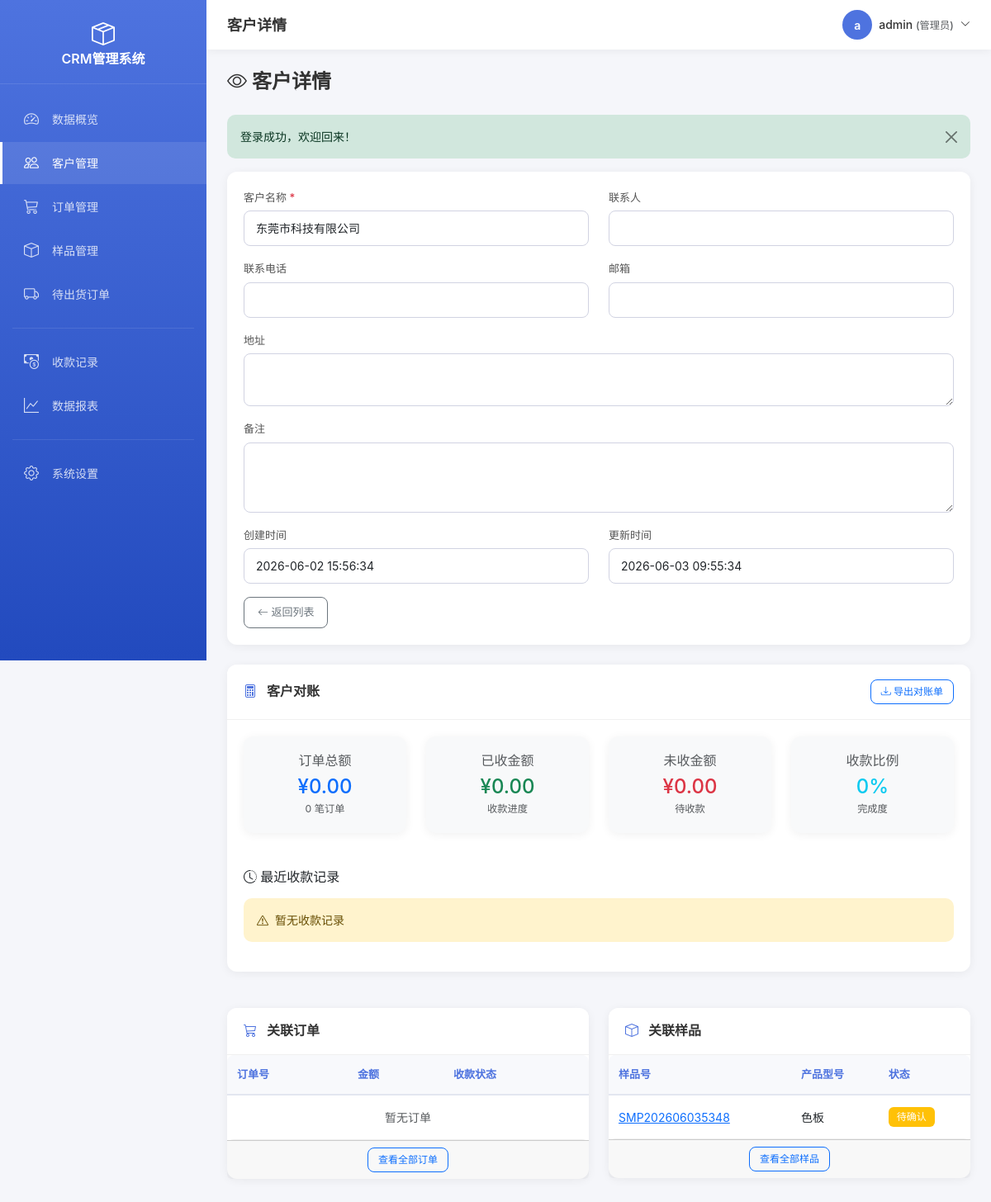
/customer_form.php?id=18&action=view (signed in), run on the app's committed database.
### tables this page shows
CREATE TABLE `customer` (
  `id` int(11) UNSIGNED NOT NULL COMMENT '主键ID',
  `customer_name` varchar(100) NOT NULL COMMENT '客户名称',
  `contact` varchar(50) DEFAULT NULL COMMENT '联系人',
  `phone` varchar(20) DEFAULT NULL COMMENT '电话',
  `email` varchar(100) DEFAULT NULL COMMENT '邮箱',
  `address` varchar(255) DEFAULT NULL COMMENT '地址',
  `remark` text COMMENT '备注',
  `create_time` datetime NOT NULL DEFAULT CURRENT_TIMESTAMP COMMENT '创建时间',
  `update_time` datetime NOT NULL DEFAULT CURRENT_TIMESTAMP ON UPDATE CURRENT_TIMESTAMP COMMENT '更新时间'
);

CREATE TABLE `sample_record` (
  `id` int(11) UNSIGNED NOT NULL COMMENT '主键ID',
  `sample_no` varchar(50) NOT NULL COMMENT '样品号(唯一)',
  `customer_id` int(11) UNSIGNED NOT NULL COMMENT '关联客户ID',
  `product_model` varchar(100) NOT NULL COMMENT '产品型号',
  `quantity` int(11) NOT NULL DEFAULT '1' COMMENT '数量',
  `unit` varchar(20) NOT NULL DEFAULT '个' COMMENT '单位',
  `unit_price` decimal(10,2) DEFAULT NULL COMMENT '单价',
  `color` varchar(50) DEFAULT NULL COMMENT '颜色',
  `ratio` varchar(50) DEFAULT NULL COMMENT '比例',
  `tax_included` tinyint(1) NOT NULL DEFAULT '0' COMMENT '是否含税：0不含税 1含税',
  `send_date` date NOT NULL COMMENT '送样日期',
  `sample_status` tinyint(1) NOT NULL DEFAULT '1' COMMENT '样品状态：1待确认 2已确认 3已退回 4已量产',
  `follow_up` text COMMENT '跟进记录',
  `remark` text COMMENT '备注',
  `create_time` datetime NOT NULL DEFAULT CURRENT_TIMESTAMP COMMENT '创建时间',
  `update_time` datetime NOT NULL DEFAULT CURRENT_TIMESTAMP ON UPDATE CURRENT_TIMESTAMP COMMENT '更新时间'
);

### config/database.php (called while the page is built, shortened)
<?php
function getDB() {
    static $pdo = null;
    if ($pdo === null) {
        try {
            $dsn = "mysql:host=" . DB_HOST . ";dbname=" . DB_NAME . ";charset=" . DB_CHARSET;
            $options = [
                PDO::ATTR_ERRMODE => PDO::ERRMODE_EXCEPTION,
                PDO::ATTR_DEFAULT_FETCH_MODE => PDO::FETCH_ASSOC,
                PDO::ATTR_EMULATE_PREPARES => false,
            ];
            $pdo = new PDO($dsn, DB_USER, DB_PASS, $options);
        } catch (PDOException $e) {
            die("数据库连接失败: " . $e->getMessage());
        }
    }
    return $pdo;
}
function query($sql, $params = []) {
    $db = getDB();
    $stmt = $db->prepare($sql);
    $stmt->execute($params);
    return $stmt;
}
function fetchOne($sql, $params = []) {
    return query($sql, $params)->fetch();
}
function fetchAll($sql, $params = []) {
    return query($sql, $params)->fetchAll();
}

### customer_form.php (the view, shortened to what this page needs)
<?php
require_once __DIR__ . '/config/functions.php';
$action = input('action', 'add', 'get');
$id = intval(input('id', 0, 'get'));
$customer = null;
if (($action == 'edit' || $action == 'view') && $id > 0) {
    $customer = fetchOne("SELECT * FROM customer WHERE id = ?", [$id]);
}
$pageTitle = $action == 'add' ? '新增客户' : ($action == 'edit' ? '编辑客户' : '客户详情');
require_once __DIR__ . '/includes/header.php';
?>
<div class="page-header">
    <h2>
        <i class="bi bi-<?php echo $action == 'add' ? 'plus-lg' : ($action == 'edit' ? 'pencil' : 'eye'); ?>"></i>
        <?php echo $pageTitle; ?>
    </h2>
</div>
<div class="card">
    <div class="card-body">
        <form method="POST" action="" class="needs-validation" novalidate>
            <div class="row">
                <div class="col-md-6 mb-3">
                    <label for="customer_name" class="form-label">客户名称 <span class="text-danger">*</span></label>
                    <input type="text" class="form-control" id="customer_name" name="customer_name"
                           value="<?php echo $customer ? htmlspecialchars_string($customer['customer_name']) : ''; ?>"
                           <?php echo $action == 'view' ? 'readonly' : 'required'; ?>>
                </div>
                <div class="col-md-6 mb-3">
                    <label for="contact" class="form-label">联系人</label>
                    <input type="text" class="form-control" id="contact" name="contact"
                           value="<?php echo $customer ? htmlspecialchars_string($customer['contact']) : ''; ?>"
                           <?php echo $action == 'view' ? 'readonly' : ''; ?>>
                </div>
            </div>
            <div class="row">
                <div class="col-md-6 mb-3">
                    <label for="phone" class="form-label">联系电话</label>
                    <input type="tel" class="form-control" id="phone" name="phone"
                           value="<?php echo $customer ? htmlspecialchars_string($customer['phone']) : ''; ?>"
                           <?php echo $action == 'view' ? 'readonly' : ''; ?>>
                </div>
                <div class="col-md-6 mb-3">
                    <label for="email" class="form-label">邮箱</label>
                    <input type="email" class="form-control" id="email" name="email"
                           value="<?php echo $customer ? htmlspecialchars_string($customer['email']) : ''; ?>"
                           <?php echo $action == 'view' ? 'readonly' : ''; ?>>
                </div>
            </div>
            <div class="mb-3">
                <label for="address" class="form-label">地址</label>
                <textarea class="form-control" id="address" name="address" rows="2"
                          <?php echo $action == 'view' ? 'readonly' : ''; ?>><?php echo $customer ? htmlspecialchars_string($customer['address']) : ''; ?></textarea>
            </div>
            <div class="mb-3">
                <label for="remark" class="form-label">备注</label>
                <textarea class="form-control" id="remark" name="remark" rows="3"
                          <?php echo $action == 'view' ? 'readonly' : ''; ?>><?php echo $customer ? htmlspecialchars_string($customer['remark']) : ''; ?></textarea>
            </div>
            <?php if ($action == 'view' && $customer): ?>
            <div class="row mb-3">
                <div class="col-md-6">
                    <label class="form-label">创建时间</label>
                    <input type="text" class="form-control" value="<?php echo formatDate($customer['create_time'], 'Y-m-d H:i:s'); ?>" readonly>
                </div>
                <div class="col-md-6">
                    <label class="form-label">更新时间</label>
                    <input type="text" class="form-control" value="<?php echo formatDate($customer['update_time'], 'Y-m-d H:i:s'); ?>" readonly>
                </div>
            </div>
            <?php endif; ?>
            <div class="d-flex gap-2">
                <a href="/customer.php" class="btn btn-outline-secondary">
                    <i class="bi bi-arrow-left"></i> 返回列表
                </a>
            </div>
        </form>
    </div>
</div>
<?php if ($action == 'view' && $customer):
    $accountSummary = fetchOne(
        "SELECT
            COALESCE(SUM(om.order_total_amount), 0) as total_order_amount,
            COUNT(DISTINCT om.id) as order_count
         FROM order_main om
         WHERE om.customer_id = ?",
        [$customer['id']]
    );
    $totalPaid = fetchOne(
        "SELECT COALESCE(SUM(amount), 0) as total_paid
         FROM payment_record
         WHERE customer_id = ?",
        [$customer['id']]
    )['total_paid'];
    $unpaidAmount = $accountSummary['total_order_amount'] - $totalPaid;
    $paymentRecords = fetchAll(
        "SELECT * FROM payment_record
         WHERE customer_id = ?
         ORDER BY payment_date DESC LIMIT 10",
        [$customer['id']]
    );
?>
<div class="row mt-4">
    <div class="col-12">
        <div class="card">
            <div class="card-header d-flex justify-content-between align-items-center">
                <h5 class="mb-0"><i class="bi bi-calculator"></i> 客户对账</h5>
                <a href="/payment_report.php?customer_id=<?php echo $customer['id']; ?>" class="btn btn-sm btn-outline-primary">
                    <i class="bi bi-download"></i> 导出对账单
                </a>
            </div>
            <div class="card-body">
                <div class="row">
                    <div class="col-md-3">
                        <div class="card bg-light">
                            <div class="card-body text-center">
                                <h6 class="text-muted">订单总额</h6>
                                <h4 class="text-primary mb-0">¥<?php echo formatMoney($accountSummary['total_order_amount']); ?></h4>
                                <small class="text-muted"><?php echo $accountSummary['order_count']; ?> 笔订单</small>
                            </div>
                        </div>
                    </div>
                    <div class="col-md-3">
                        <div class="card bg-light">
                            <div class="card-body text-center">
                                <h6 class="text-muted">已收金额</h6>
                                <h4 class="text-success mb-0">¥<?php echo formatMoney($totalPaid); ?></h4>
                                <small class="text-muted">收款进度</small>
                            </div>
                        </div>
                    </div>
                    <div class="col-md-3">
                        <div class="card bg-light">
                            <div class="card-body text-center">
                                <h6 class="text-muted">未收金额</h6>
                                <h4 class="text-danger mb-0">¥<?php echo formatMoney($unpaidAmount); ?></h4>
                                <small class="text-muted">待收款</small>
                            </div>
                        </div>
                    </div>
                    <div class="col-md-3">
                        <div class="card bg-light">
                            <div class="card-body text-center">
                                <h6 class="text-muted">收款比例</h6>
                                <h4 class="text-info mb-0">
                                    <?php echo $accountSummary['total_order_amount'] > 0 ? round($totalPaid / $accountSummary['total_order_amount'] * 100, 1) : 0; ?>%
                                </h4>
                                <small class="text-muted">完成度</small>
                            </div>
                        </div>
                    </div>
                </div>
                <h6 class="mt-4 mb-3"><i class="bi bi-clock-history"></i> 最近收款记录</h6>
                <?php if (!empty($paymentRecords)): ?>
                <div class="table-responsive">
                    <table class="table table-sm table-hover">
                        <thead class="table-light">
                            <tr>
                                <th>收款日期</th>
                                <th>收款方式</th>
                                <th class="text-end">金额</th>
                                <th>备注</th>
                                <th>操作人</th>
                            </tr>
                        </thead>
                        <tbody>
                            <?php
                            $paymentTypes = [1 => '现金', 2 => '银行转账', 3 => '微信', 4 => '支付宝'];
                            foreach ($paymentRecords as $record):
                            ?>
                            <tr>
                                <td><?php echo formatDate($record['payment_date']); ?></td>
                                <td>
                                    <span class="badge bg-secondary"><?php echo $paymentTypes[$record['payment_type']] ?? '未知'; ?></span>
                                    <?php if ($record['is_cash_order']): ?>
                                    <span class="badge bg-warning">现金订单</span>
                                    <?php endif; ?>
                                </td>
                                <td class="text-end text-success fw-bold">¥<?php echo formatMoney($record['amount']); ?></td>
                                <td><small><?php echo htmlspecialchars_string($record['remark'] ?: '-'); ?></small></td>
                                <td><small><?php echo htmlspecialchars_string($record['operator'] ?: '-'); ?></small></td>
                            </tr>
                            <?php endforeach; ?>
                        </tbody>
                    </table>
                </div>
                <div class="text-center">
                    <a href="/payment.php?customer_id=<?php echo $customer['id']; ?>" class="btn btn-sm btn-outline-primary">查看全部收款记录</a>
                </div>
                <?php else: ?>
                <div class="alert alert-warning">
                    <i class="bi bi-exclamation-triangle me-2"></i>暂无收款记录
                </div>
                <?php endif; ?>
            </div>
        </div>
    </div>
</div>
<div class="row mt-4">
    <div class="col-md-6">
        <div class="card">
            <div class="card-header">
                <h5 class="mb-0"><i class="bi bi-cart3"></i> 关联订单</h5>
            </div>
            <div class="card-body p-0">
                <?php
                $orders = fetchAll(
                    "SELECT om.*,
                            (SELECT COALESCE(SUM(amount), 0) FROM order_detail WHERE order_id = om.id) as total_amount
                     FROM order_main om
                     WHERE om.customer_id = ? ORDER BY om.create_time DESC LIMIT 5",
                    [$customer['id']]
                );
                ?>
                <div class="table-responsive">
                    <table class="table table-hover mb-0">
                        <thead class="table-light">
                            <tr>
                                <th>订单号</th>
                                <th>金额</th>
                                <th>收款状态</th>
                            </tr>
                        </thead>
                        <tbody>
                            <?php if (empty($orders)): ?>
                            <tr><td colspan="3" class="text-center text-muted py-3">暂无订单</td></tr>
                            <?php endif; ?>
                        </tbody>
                    </table>
                </div>
                <div class="card-footer text-center">
                    <a href="/order.php?customer_id=<?php echo $customer['id']; ?>" class="btn btn-sm btn-outline-primary">查看全部订单</a>
                </div>
            </div>
        </div>
    </div>
    <div class="col-md-6">
        <div class="card">
            <div class="card-header">
                <h5 class="mb-0"><i class="bi bi-box"></i> 关联样品</h5>
            </div>
            <div class="card-body p-0">
                <?php
                $samples = fetchAll(
                    "SELECT * FROM sample_record WHERE customer_id = ? ORDER BY create_time DESC LIMIT 5",
                    [$customer['id']]
                );
                ?>
                <div class="table-responsive">
                    <table class="table table-hover mb-0">
                        <thead class="table-light">
                            <tr>
                                <th>样品号</th>
                                <th>产品型号</th>
                                <th>状态</th>
                            </tr>
                        </thead>
                        <tbody>
                            <?php foreach ($samples as $sample): ?>
                            <tr>
                                <td><a href="/sample_form.php?id=<?php echo $sample['id']; ?>&action=view"><?php echo $sample['sample_no']; ?></a></td>
                                <td><?php echo htmlspecialchars_string($sample['product_model']); ?></td>
                                <td><span class="<?php echo getSampleStatusClass($sample['sample_status']); ?>"><?php echo getSampleStatusText($sample['sample_status']); ?></span></td>
                            </tr>
                            <?php endforeach; ?>
                        </tbody>
                    </table>
                </div>
                <div class="card-footer text-center">
                    <a href="/sample.php?customer_id=<?php echo $customer['id']; ?>" class="btn btn-sm btn-outline-primary">查看全部样品</a>
                </div>
            </div>
        </div>
    </div>
</div>
<?php endif; ?>
<?php require_once __DIR__ . '/includes/footer.php'; ?>

### data on the page
customer: customer_name "东莞市科技有限公司", create_time "2026-06-02 15:56:34", update_time "2026-06-03 09:55:34"
sample_record: sample_no "SMP202606035348", product_model "色板", sample_status "待确认"

### other printed values
$pageTitle "客户详情"
mb_substr($currentUser['username'], 0, 1) "a"
htmlspecialchars_string($currentUser['username']) "admin"
$message['message'] "登录成功，欢迎回来！"
formatMoney($accountSummary['total_order_amount']) "0.00"
$accountSummary['order_count'] "0"
formatMoney($totalPaid) "0.00"
formatMoney($unpaidAmount) "0.00"
